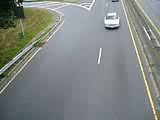
#> input picture frame 12 of python_opencv车辆检测/cars.mp4, 160 x 120 px, given in place of test.mp4, which was not available
$ python 'CV2视频旋转.py'
#> lines starting #> are read from the running program, lines starting #| are printed output that depends on the picture
import numpy as np
import cv2

cap = cv2.VideoCapture('/Users/huangkai/Desktop/test.mp4')
fourcc = cv2.VideoWriter_fourcc(*'XVID')
out = cv2.VideoWriter('out.avi', fourcc, 20.0, (1280, 1080))  # 视频输出名字。 编码格式， 帧率， 视频输出大小

while 1:
    ret, frame = cap.read()
#> frame is the input picture: shape (120, 160, 3); mean B, G, R 130.9, 133.8, 128.7
    if ret:
        frame = cv2.flip(frame, 0)  # 视频反转
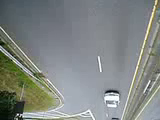
#> frame: shape (120, 160, 3); mean B, G, R 130.9, 133.8, 128.7
        out.write(frame)
        cv2.imshow('frame', frame)
        if cv2.waitKey(1) & 0xFF == ord('q'):
#> (key q is pressed here)
            break
    else:
        break

cap.release()
out.release()
cv2.destroyAllWindows()

$ run again, starting later in the video
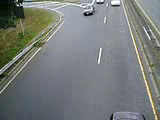
#> input picture frame 54 of python_opencv车辆检测/cars.mp4, 160 x 120 px, given in place of test.mp4, which was not available
#> frame is the input picture: shape (120, 160, 3); mean B, G, R 122.2, 124.2, 119.7
#> `frame = cv2.flip(frame, 0)`:
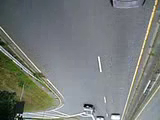
#> frame: shape (120, 160, 3); mean B, G, R 122.2, 124.2, 119.7

$ run again, starting later in the video
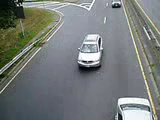
#> input picture frame 96 of python_opencv车辆检测/cars.mp4, 160 x 120 px, given in place of test.mp4, which was not available
#> frame is the input picture: shape (120, 160, 3); mean B, G, R 121.2, 123.3, 118.5
#> `frame = cv2.flip(frame, 0)`:
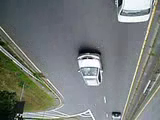
#> frame: shape (120, 160, 3); mean B, G, R 121.2, 123.3, 118.5
